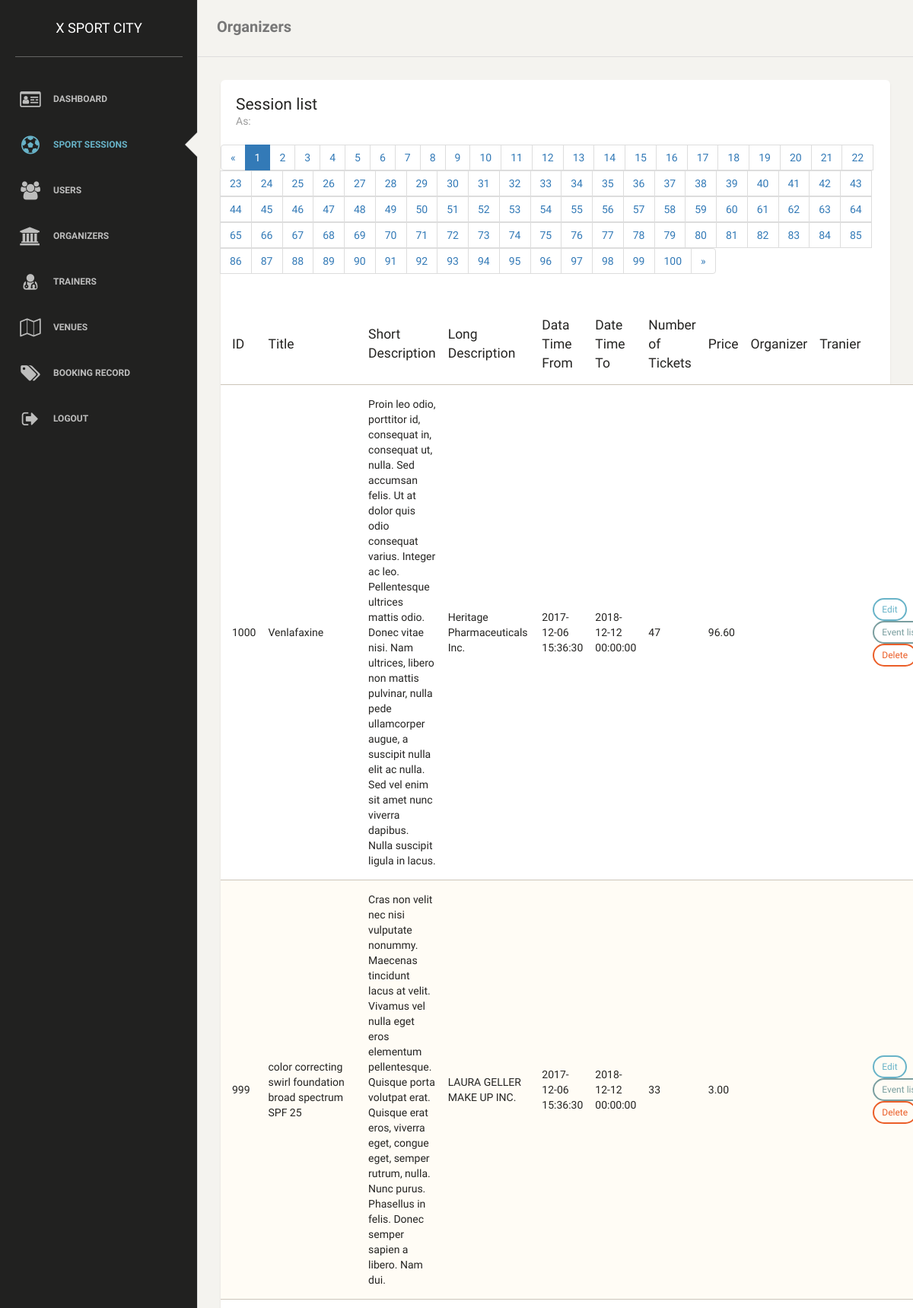
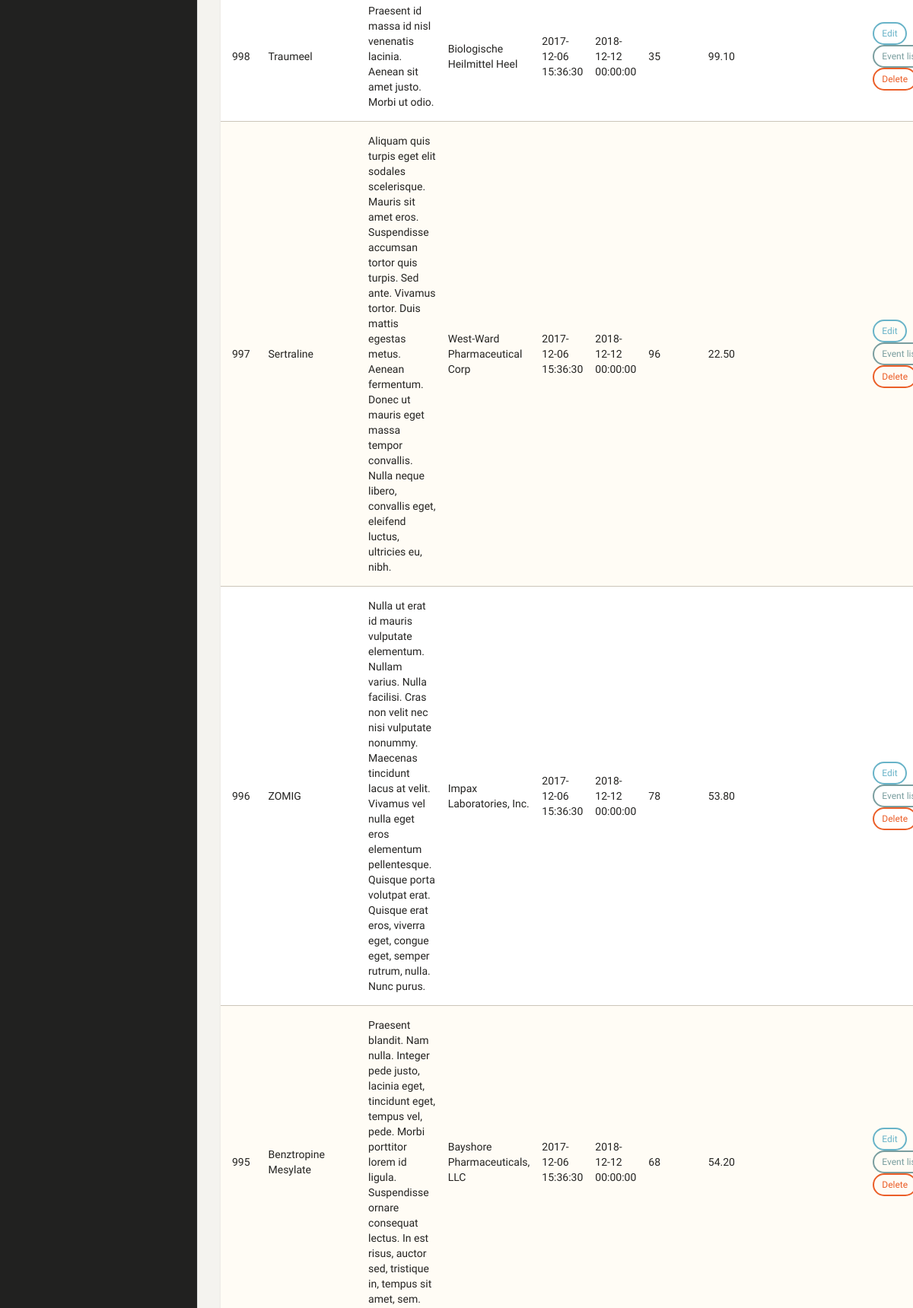
Page /index.php/admin/sport (upper part) on the committed database (2 pictures, top to bottom).
### tables this page shows
CREATE TABLE `sessions` (
  `session_id` int(11) UNSIGNED NOT NULL,
  `title` varchar(255) NOT NULL,
  `photo_url` varchar(2083) DEFAULT NULL,
  `short_description` text,
  `long_description` text,
  `datetime_from` datetime DEFAULT NULL,
  `datetime_to` datetime DEFAULT NULL,
  `tickets` int(11) DEFAULT NULL,
  `price` decimal(10,2) DEFAULT NULL,
  `organizer_id` int(11) UNSIGNED DEFAULT NULL,
  `tranier_id` int(11) UNSIGNED DEFAULT NULL,
  `venue_id` int(11) UNSIGNED DEFAULT NULL,
  `format` varchar(255) DEFAULT NULL,
  `level` set('let_me_try','beginner','intermediate','advanced') DEFAULT NULL
);

### application/controllers/admin.php (called while the page is built, shortened)
<?php if ( ! defined('BASEPATH')) exit('No direct script access allowed');
class admin extends CI_Controller {
    public function sport(){
      $this->load->database();
      $page = isset($_GET["page"]) ? $_GET["page"] : 1;
      $results_per_page = 10;
      $start_from = ($page-1) * $results_per_page;
      $sql_string = "SELECT s.* "
          . "FROM sessions AS s "
          . "ORDER BY s.session_id DESC "
          . "LIMIT $start_from, $results_per_page";
      $sql_query = $this->db->query($sql_string);
      $result = $this->db->query("SELECT COUNT(session_id) AS total FROM sessions;");
      $row = $result->row();
      $data["total_pages"] = ceil($row->total / $results_per_page);
      $data["current_page"] = $page;
      $data["query_listing"] = $sql_query;
      $this->load->view('admin_header', $data);
      $this->load->view('admin_nav', $data);
      $this->load->view('admin_session', $data);
      $this->load->view('admin_footer', $data);
    }
}

### index.php (called while the page is built, shortened)
<?php
require_once BASEPATH.'core/CodeIgniter.php';

### application/views/admin_session.php (the view, shortened to what this page needs)
<nav class="navbar navbar-default">
    <div class="container-fluid">
        <div class="navbar-header">
            <a class="navbar-brand" href="#">Organizers</a>
        </div>
    </div>
</nav>
<div class="content">
    <div class="container-fluid">
        <div class="row">
            <div class="col-md-12">
                <div class="card">
                    <div class="header">
                        <h4 class="title">Session list</h4>
                        <p class="category">As:</p>
                    </div>
                    <ul class="pagination">
                        <li><a href="#">&laquo;</a></li>
                    <?php
                    for ($i=1; $i<=$total_pages; $i++) {
                        echo "<li";
                        if($current_page == $i){
                            echo ' class="active"';
                        }
                        echo "><a href='./user?page=".$i."'>".$i."</a></li>";
                    };
                    ?>
                        <li><a href="#">&raquo;</a></li>
                    </ul>
                    <div class="content table-responsive table-full-width">
                        <table class="table table-striped">
                            <thead>
                            <th>ID</th>
                            <th>Title</th>
                            <th>Short Description</th>
                            <th>Long Description</th>
                            <th>Data Time From</th>
                            <th>Date Time To</th>
                            <th>Number of Tickets</th>
                            <th>Price</th>
                            <th>Organizer</th>
                            <th>Tranier</th>
                            <th></th>
                            </thead>
                            <tbody>
                            <?php
                            foreach ($query_listing->result() as $row) {
                                echo '<tr>
                                <td>'.$row->session_id.'</td>
                                <td>'.$row->title.'</td>
                                <td>'.$row->short_description.'</td>
                                <td>'.$row->long_description.'</td>
                                <td>'.$row->datetime_from.'</td>
                                <td>'.$row->datetime_to.'</td>
                                <td>'.$row->tickets.'</td>
                                <td>'.$row->price.'</td>
                                <td>'.$row->organizer_id.'</td>
                                <td>'.$row->tranier_id.'</td>
                                <td>
                                <a href="./organizer_edit?id='.$row->session_id.'" class="btn btn-info btn-sm" role="button">Edit</a>
                                    <button class="btn btn-primary btn-sm">Event list</button>
                                    <button class="btn btn-danger btn-sm">Delete</button>
                                </td>
                            </tr>';
                            }
                            ?>
                            </tbody>
                        </table>
                    </div>
                </div>
            </div>
        </div>
    </div>
</div>

### rows in the picture
sessions: session_id "1000", title "Venlafaxine", short_description "Proin leo odio, porttitor id, consequat in, consequat ut, nulla. Sed accumsan felis. Ut at dolor quis odio consequat varius. Integer ac leo. Pellentesque ultrices mattis odio. Donec vitae nisi. Nam ultrices, libero non mattis pulvinar, nulla pede ullamcorper augue, a suscipit nulla elit ac nulla. Sed vel enim sit amet nunc viverra dapibus. Nulla suscipit ligula in lacus.", long_description "Heritage Pharmaceuticals Inc.", datetime_from "2017-12-06 15:36:30", datetime_to "2018-12-12 00:00:00", tickets "47", price "96.60"
sessions: session_id "999", title "color correcting swirl foundation broad spectrum SPF 25", short_description "Cras non velit nec nisi vulputate nonummy. Maecenas tincidunt lacus at velit. Vivamus vel nulla eget eros elementum pellentesque. Quisque porta volutpat erat. Quisque erat eros, viverra eget, congue eget, semper rutrum, nulla. Nunc purus. Phasellus in felis. Donec semper sapien a libero. Nam dui.", long_description "LAURA GELLER MAKE UP INC.", datetime_from "2017-12-06 15:36:30", datetime_to "2018-12-12 00:00:00", tickets "33", price "3.00"
sessions: session_id "998", title "Traumeel", short_description "Praesent id massa id nisl venenatis lacinia. Aenean sit amet justo. Morbi ut odio.", long_description "Biologische Heilmittel Heel", datetime_from "2017-12-06 15:36:30", datetime_to "2018-12-12 00:00:00", tickets "35", price "99.10"
sessions: session_id "997", title "Sertraline", short_description "Aliquam quis turpis eget elit sodales scelerisque. Mauris sit amet eros. Suspendisse accumsan tortor quis turpis. Sed ante. Vivamus tortor. Duis mattis egestas metus. Aenean fermentum. Donec ut mauris eget massa tempor convallis. Nulla neque libero, convallis eget, eleifend luctus, ultricies eu, nibh.", long_description "West-Ward Pharmaceutical Corp", datetime_from "2017-12-06 15:36:30", datetime_to "2018-12-12 00:00:00", tickets "96", price "22.50"
sessions: session_id "996", title "ZOMIG", short_description "Nulla ut erat id mauris vulputate elementum. Nullam varius. Nulla facilisi. Cras non velit nec nisi vulputate nonummy. Maecenas tincidunt lacus at velit. Vivamus vel nulla eget eros elementum pellentesque. Quisque porta volutpat erat. Quisque erat eros, viverra eget, congue eget, semper rutrum, nulla. Nunc purus.", long_description "Impax Laboratories, Inc.", datetime_from "2017-12-06 15:36:30", datetime_to "2018-12-12 00:00:00", tickets "78", price "53.80"
sessions: session_id "995", title "Benztropine Mesylate", short_description "Praesent blandit. Nam nulla. Integer pede justo, lacinia eget, tincidunt eget, tempus vel, pede. Morbi porttitor lorem id ligula. Suspendisse ornare consequat lectus. In est risus, auctor sed, tristique in, tempus sit amet, sem.", long_description "Bayshore Pharmaceuticals, LLC", datetime_from "2017-12-06 15:36:30", datetime_to "2018-12-12 00:00:00", tickets "68", price "54.20"
